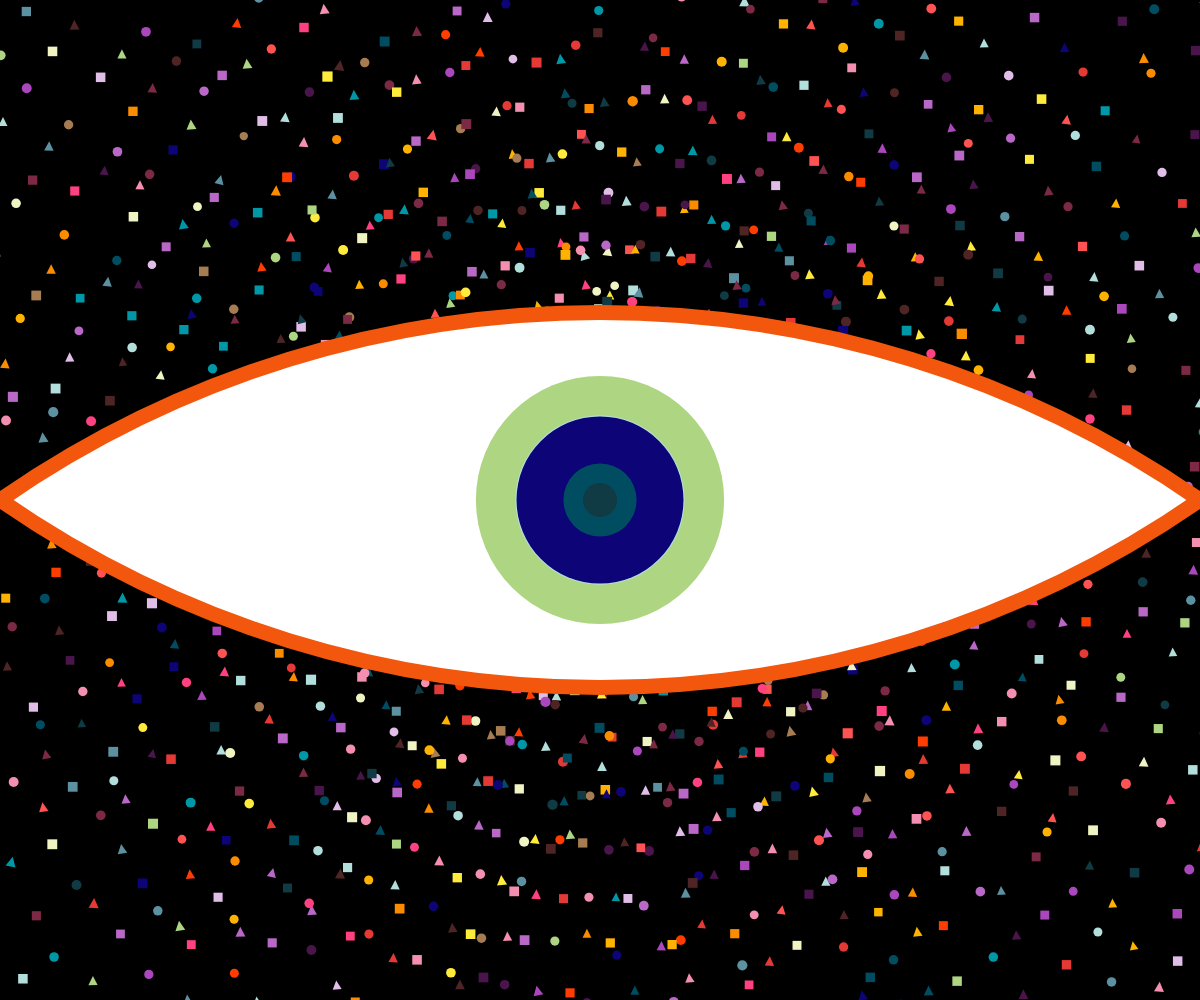
Frame 1 (no input)
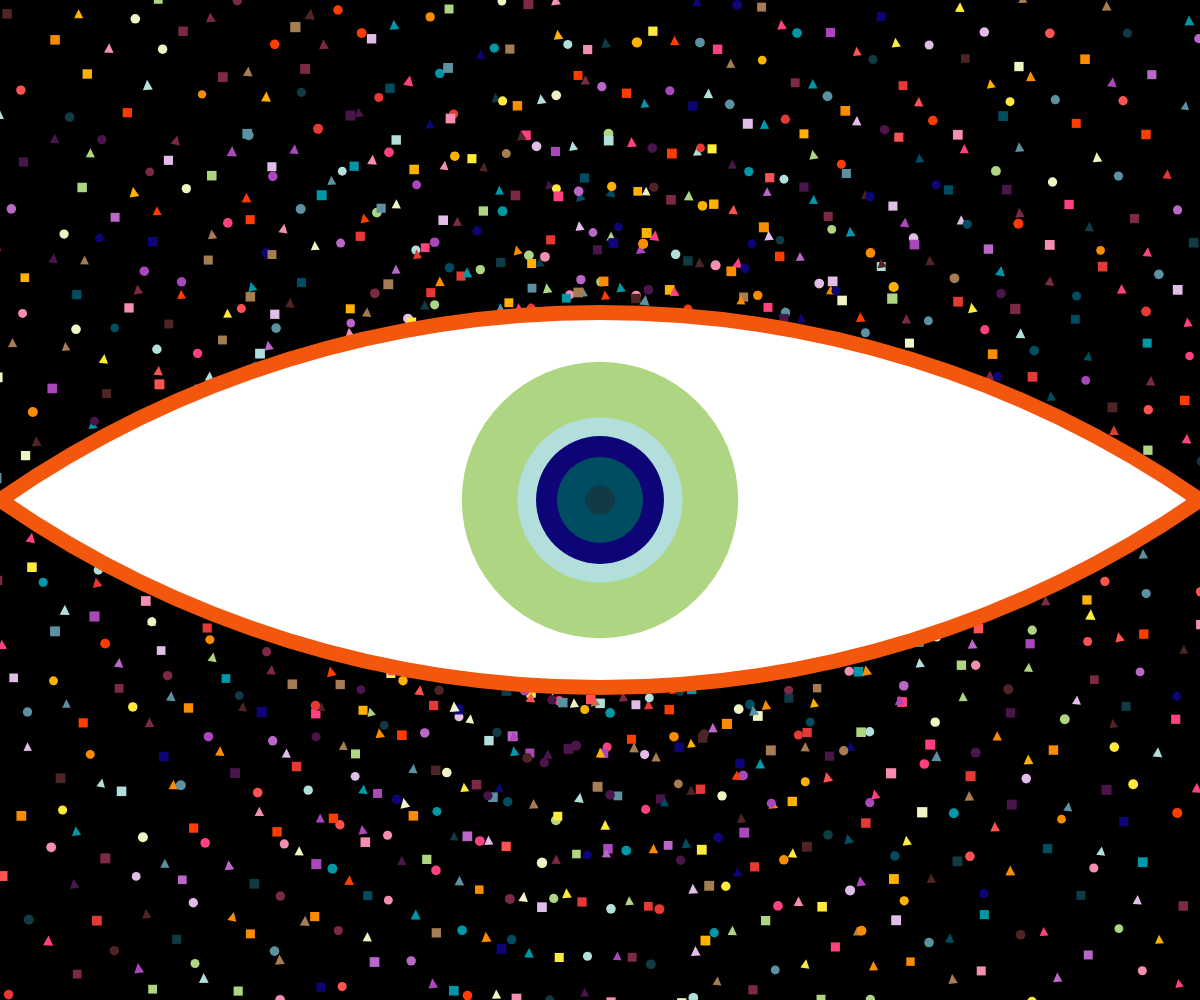
Frame 60 (no input)
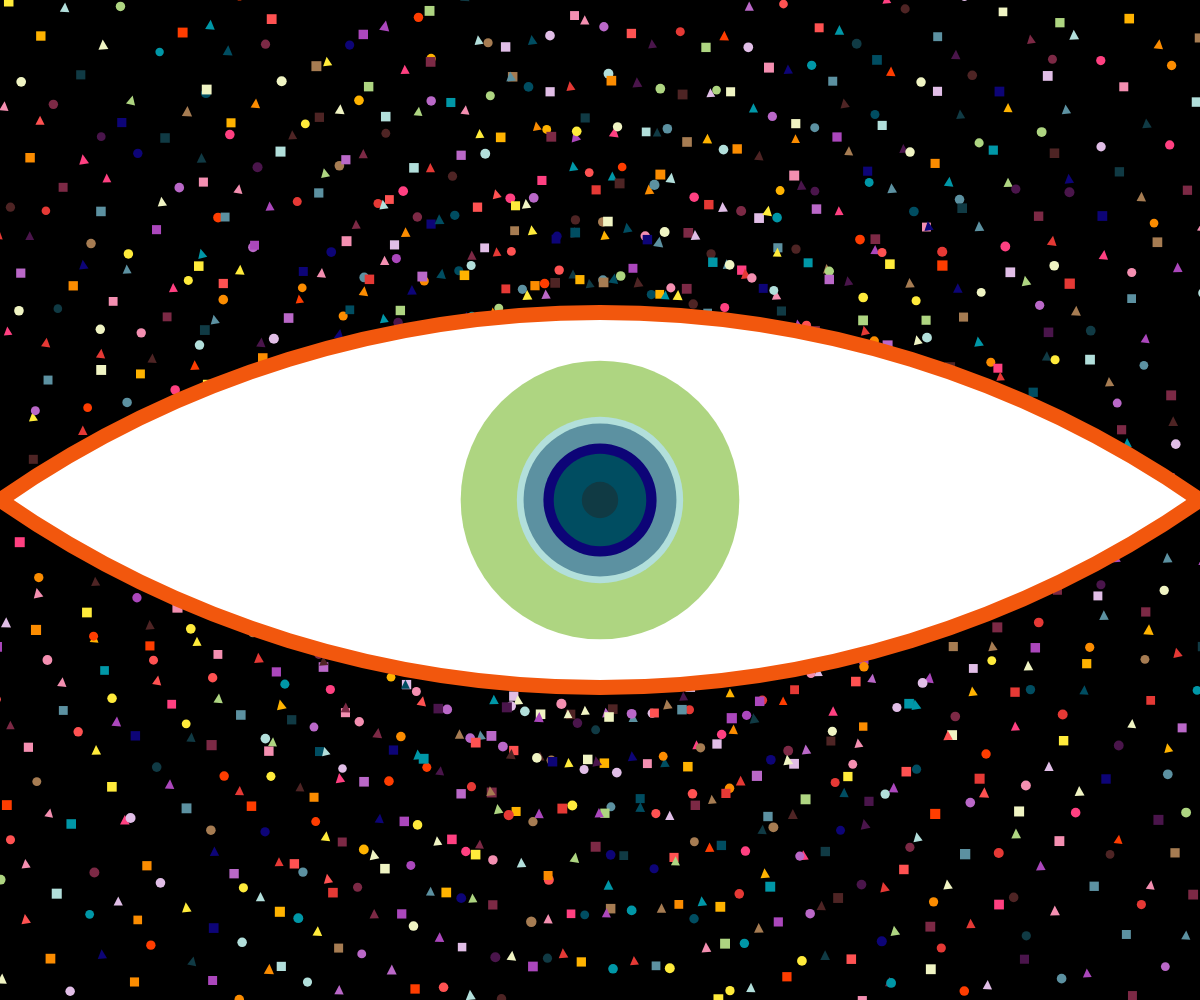
Frame 120 (the mouse pressed at the canvas centre since frame 60)

The p5.js sketch that drew these frames (run headless with seeded random() and noise() and a simulated clock; from frame 60 on, the mouse is pressed at the canvas centre):

// p5.js sketch
// ── sketch.js
//Individual sketch Yin Ye yiye0713
//Animation method: Perlin noise. Please refer to README.md for more details

//Define pupil color palette from full palette (outer -> inner)
const pupilPalette = [
  "#AED581", "#B2DFDB", "#0097A7", "#5C91A1", "#0D0477",
  "#004D61", "#103A44"
];

//Keep group work color palette for noise background 
const fullPalette = [
  "#E53935", "#FF5252", "#0097A7", "#5C91A1", "#B2DFDB", "#4E2424",
  "#FFB300", "#F48FB1", "#0D0477", "#BA68C8", "#AED581", "#7C2945",
  "#FB8C00", "#FFEB3B", "#103A44", "#AB47BC", "#F0F4C3", "#4A154B",
  "#FF3D00", "#FF4081", "#004D61", "#A67C52", "#E1BEE7",
];

//As per the group artwork, pupil is composed with 7 centre aligned, noise‐driven circles with different hues
//The pupil sketch is inspired by the class-based, per-shape noise logic in tutorial wk 11.
//Animation inspiration: Hypnotic circles by Olaf Keller https://openprocessing.org/sketch/134155

let pcircles = [];
//Corresponding max-diameter percentages of the window height:
const sizePercents = [0.48, 0.40, 0.35, 0.30, 0.25, 0.20, 0.10];
//Set array of noise-speed factors for variety (one per circle)
const factors = [0.002, 0.003, 0.004, 0.005, 0.006, 0.007, 0.008];

function setup() {
  //Create a responsive canvas where the artwork would fit the whole width
  createCanvas(windowWidth, windowHeight);

  //one pupilCircle per palette
  for (let i = 0; i < pupilPalette.length; i++) {
    pcircles.push(
      new pupilCircle(
        //relative max diameter as a fraction of windowHeight
        sizePercents[i],
        //unique noise-step for each circle
        factors[i],
        //set colour for each circle
        pupilPalette[i]
      )
    );
  }
}

function draw() {
  //Black background for high contrast
  background(0);

  //✺ BACKGROUND PATTERN ✺
  //20 concentric rings to fill canvas, basis shape code logic is based on group work
  const cx = width / 2;
  const cy = height / 2;
  const maxLayers = 20;
  const startR = min(width, height);
  const layerGap = startR / maxLayers;
  const radialOffset = frameCount % (startR + layerGap);
  const noiseScale = 0.8;
  const noiseStrength = layerGap * 0.6;

  //Loop through each ring layer
  for (let layer = 0; layer < maxLayers; layer++) {
    let r = (startR - layer * layerGap + radialOffset) % (startR + layerGap);
    //shapes per ring
    let count = 70 + layer * 5;

    for (let i = 0; i < count; i++) {
      //Angle & base position on the ring
      let angle = TWO_PI * i / count;
      let x = cx + r * cos(angle);
      let y = cy + r * sin(angle);

      //Apply Perlin noise to jitter each shape’s position
      let nX = noise(layer * noiseScale, i * noiseScale);
      let nY = noise(layer * noiseScale, i * noiseScale + 100);
      let jitterX = map(nX, 0, 1, -noiseStrength, noiseStrength);
      let jitterY = map(nY, 0, 1, -noiseStrength, noiseStrength);
      let drawX = x + jitterX;
      let drawY = y + jitterY;

      //Determine shape size via noise,base size between 8px and 11px
      let sNoise = noise(layer * noiseScale, i * noiseScale + 200);
      let s = map(sNoise, 0, 1, 8, 11);

      fill(random(fullPalette));
      noStroke();

      //Three shapes in the circle: ellipse, rectangle, triangle
      if (i % 3 === 0) {
        ellipse(drawX, drawY, s, s);
      } else if (i % 3 === 1) {
        rect(drawX - s/2, drawY - s/2, s, s);
      } else {
        //draw triangle with slight rotation noise
        let rotNoise = noise(layer * noiseScale, i * noiseScale + 300);
        let rotAmt = map(rotNoise, 0, 1, -PI/8, PI/8);
        push();
          translate(drawX, drawY);
          rotate(rotAmt);
          triangle(0, -s/2, s/2, s/2, -s/2, s/2);
        pop();
      }
    }
  }

  //⬭ EYESHAPE ⬭
  //Based on group work logic
  //Eye dimensions and position responsive to window size, centered on canvas
  let eyeWidth = width;
  let eyeHeight = height * 0.5;
  let cxEye = width / 2;
  let cyEye = height / 2;
  let left = cxEye - eyeWidth / 2;
  let right = cxEye + eyeWidth / 2;
  let top = cyEye - eyeHeight / 2;
  let bottom = cyEye + eyeHeight / 2;

  //Draw the eye shape using the same logic as our group artwork. Based on p5.js bezierVertex() https://p5js.org/reference/p5/bezier
  fill(255);
  stroke('#F2570D');
  strokeWeight(15);

  beginShape();
    //Start eye shape at left midpoint
    vertex(left, cyEye);

    //Upper lid: a Bezier curve from left -> right. Lower lid: Bezier from right -> left. Control points 20% in from each corner at the top & bottom edge.
    bezierVertex(
      cxEye - eyeWidth * 0.2, top,
      cxEye + eyeWidth * 0.2, top,
      right, cyEye
    );
  
    bezierVertex(
      cxEye + eyeWidth * 0.2, bottom,
      cxEye - eyeWidth * 0.2, bottom,
      left, cyEye
    );
  endShape(CLOSE);

  //⌾ PUPILS ⌾
  //Overlay all the pupil circles in the center of the eye
  //Follows pattern from The Coding Train Perlin Noise tutorial https://thecodingtrain.com/tracks/the-nature-of-code-2/noc/perlin/intro-to-perlin-noise
  for (let s of pcircles) {
    s.display();
  }
}

//A circle whose size changes over time using Perlin noise
class pupilCircle {
  constructor(sizePercent, factor, fillColor) {
    this.sizePercent = sizePercent;
    this.factor = factor;
    this.fillColor = fillColor;
    //Start at a random point on the Perlin noise curve
    this.noiseOffset = random(1000);
  }
  
  display() {
    //Calculate max diameter based on height changes, maxDiameter updates automatically
    let maxDiameter = this.sizePercent * height;
    
    //Get a number between 0 and 1 from noise, then scale up
    let diameter = noise(this.noiseOffset) * maxDiameter;
    
    //circle colour stay fixed
    noStroke();
    fill(this.fillColor);
    
    //Draw the circle in the middle of the canvas
    ellipseMode(CENTER);
    ellipse(width/2, height/2, diameter, diameter);
    
    //Move along the noise curve for next frame to change size
    this.noiseOffset += this.factor;
  }
}

function windowResized() {
  // Canvas to stay fully responsive
  resizeCanvas(windowWidth, windowHeight);
}
